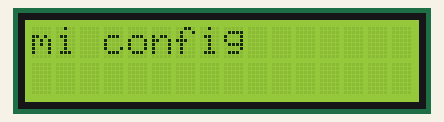
Simulated run of this sketch. Board: Arduino Uno, built with avr-gcc and run on an emulated ATmega328P. On the bench: 16×2 character LCD.

Above: at 0.1 s.
At 4.6 s:
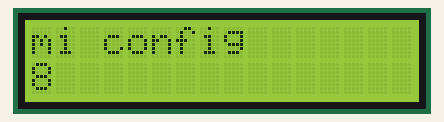
At 9.6 s:
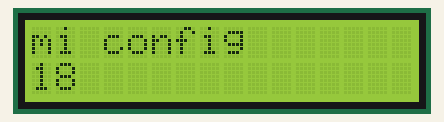
At 19.6 s:
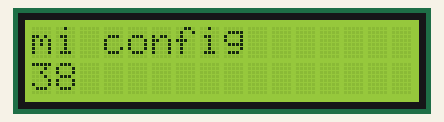
At 29.6 s:
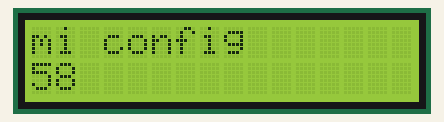
At 39.2 s:
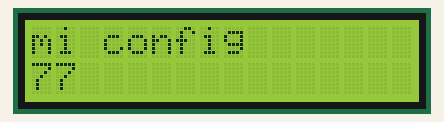

Measured:
- what the display in image 5 shows lasts 0.5 s, from 39.1 s to 39.6 s

The sketch:

main.ino
```cpp
#include <Arduino.h>
#include "modules/lcd/lcd.h"

void setup()
{
  config();
}

void loop()
{
  count();
}
```

lcd.cpp
```cpp
#include <Arduino.h>
#include "LiquidCrystal.h"
const int rs = 12, en = 11, d4 = 5, d5 = 4, d6 = 3, d7 = 2;
LiquidCrystal lcd(rs, en, d4, d5, d6, d7);

void config()
{
    lcd.begin(16, 2);
    lcd.print("mi config");
}

int a = 0;

void count()
{
    lcd.setCursor(0, 1);
    delay(500);
    lcd.print(a);
    a++;
}
```

lcd.h
```cpp
#ifndef LCD_H
#define LCD_H

void config();
void count();

#endif
```
